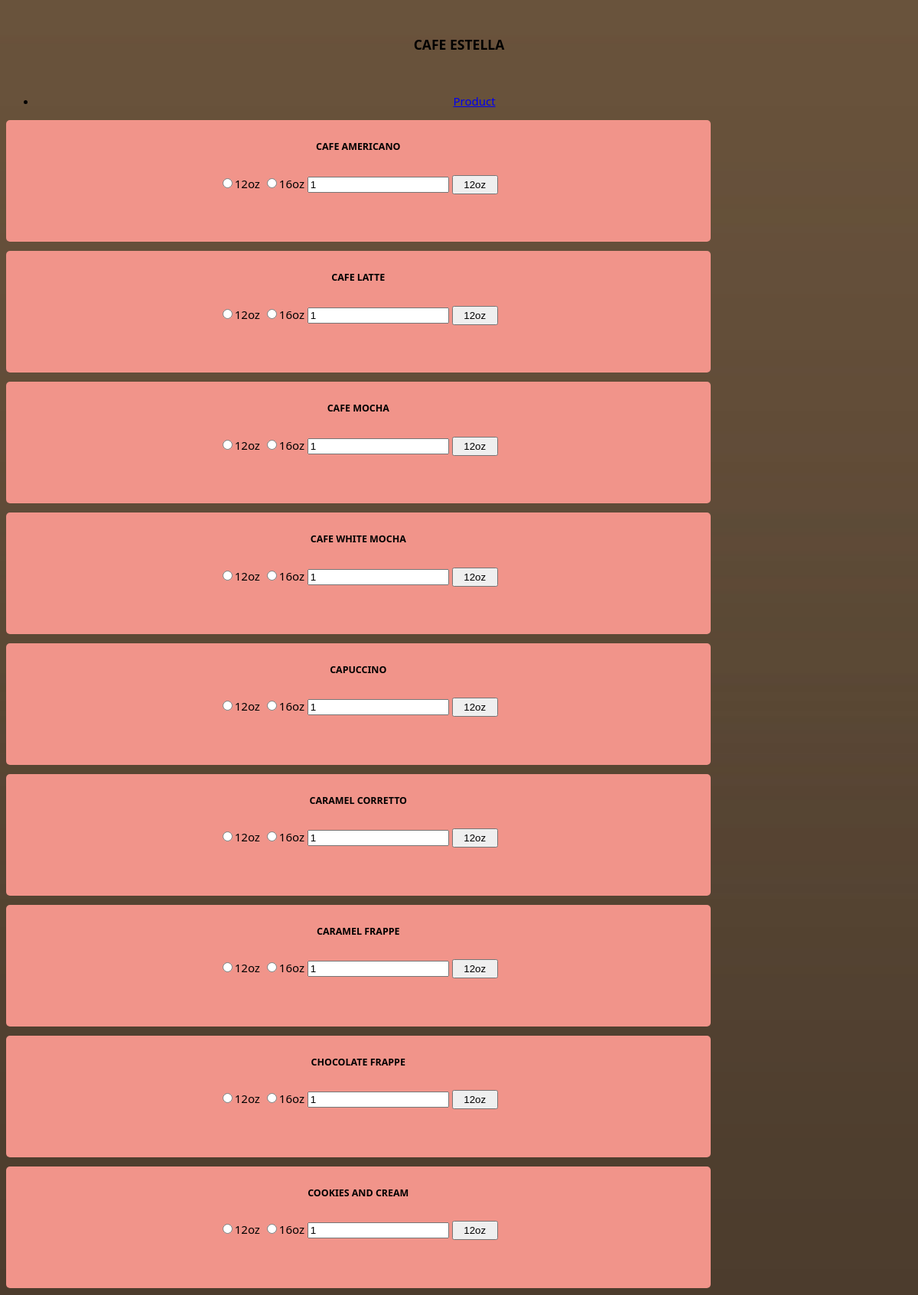
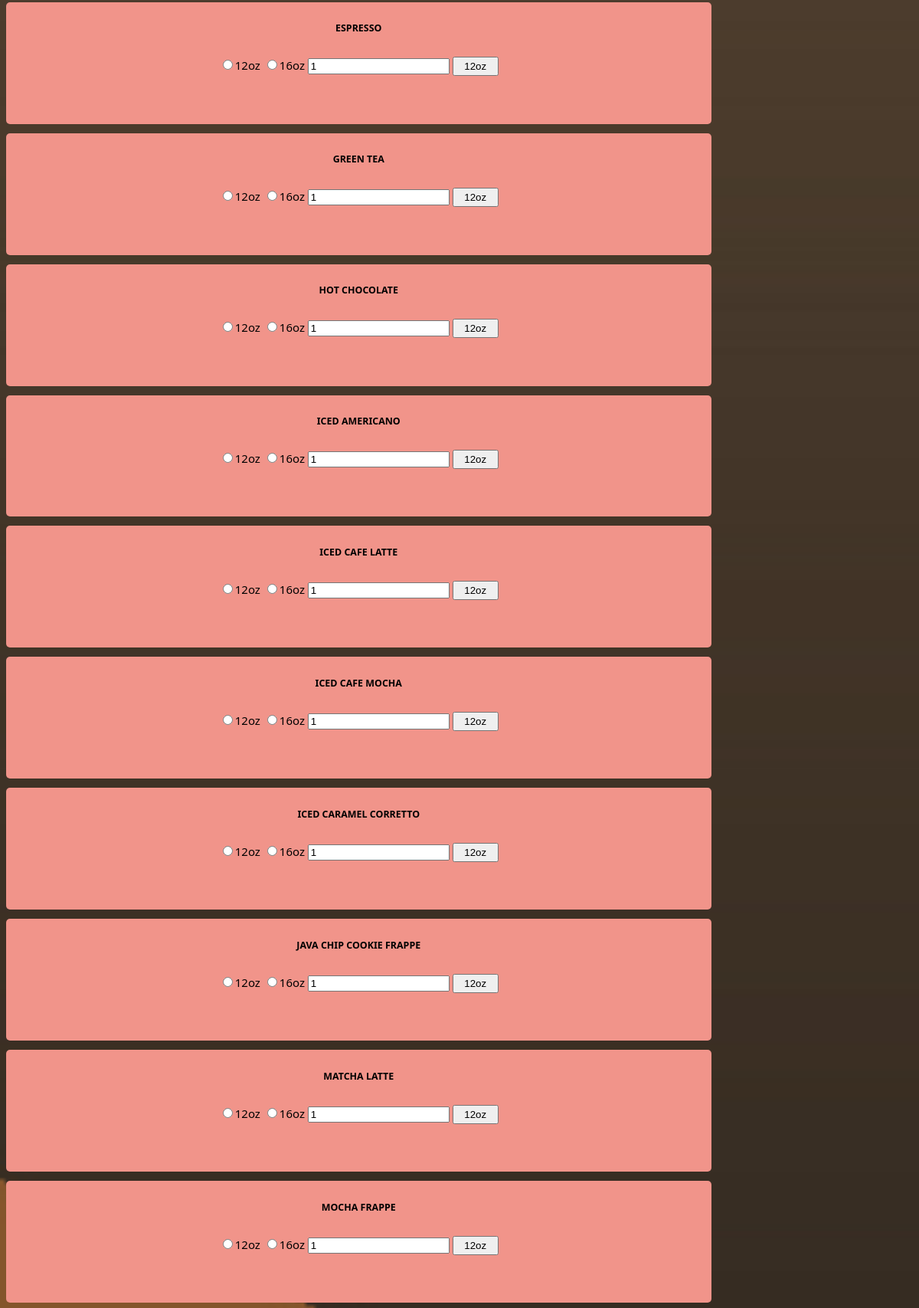
/images/Home3.php (upper part), run on the app's committed database (2 pictures, top to bottom).
### tables this page shows
CREATE TABLE `tbl_product` (
  `id` int(11) NOT NULL,
  `name` varchar(255) NOT NULL,
  `image` varchar(255) NOT NULL,
  `price` double(10,2) NOT NULL,
  `price2` double(10,2) NOT NULL
);

### images/Home3.php (the view, shortened to what this page needs)
<html>
    <head>
        <link rel="stylesheet" href="CSS.css" type="text/css" />
    </head>
    <?php
		$connect = mysqli_connect("localhost", "root", "", "test");
	?>
    <body>
        <br />
        <div class="container" style="width:100%;">
            <h3 align="center">CAFE ESTELLA</h3>
            <br />
            <ul class="nav nav-tabs">
                <li class="active">
                    <a data-toggle="tab" href="#products">Product</a>
                </li>
            </ul>
            <div class="tab-content">
                <div class="col-md-9">
                    <div id="products" class="tab-pane fade in active">
                        <?php
				$query = "SELECT * FROM tbl_product ORDER BY id ASC";
				$result = mysqli_query($connect, $query);
				while($row = mysqli_fetch_array($result))
				{
				?>
                            <div class="col-md-2 col-sm-2" style="margin-top:12px; margin-right:-30px;">
                                <div style="border:0px solid #000; background-color:#F1948A; border-radius:5px; padding:5px; height:19%; width:75%;" align="center">
                                    <h5 class="text-info"><b><?php echo $row["name"]; ?></b></h5>
                                    <input type="radio" name="size" value="12oz">12oz
									<input type="radio" name="size" value="16oz">16oz
                                    <input type="text" name="quantity" id="quantity<?php echo $row["id"]; ?>" class="form-control" value="1" />
                                    <input type="button" name="add_to_cart" id="<?php echo $row["id"]; ?>" style="margin-top:8px; padding:3px; width: 60px" class="btn btn-warning form-control add_to_cart" value="12oz" />
                                </div>
                            </div>
                        <?php
				}
				?>
                    </div>
                </div>
            </div>
        </div>
    </body>
</html>

### CSS.css (style rules this page uses)
body { background: url('../images/bg-login.jpg') no-repeat fixed; background-size: cover; font-family: Segoe UI, Helvetica, sans-serif; font-size:15px; text-align: center; }

### data on the page
tbl_product: name "CAFE AMERICANO", quantity "1", add_to_cart "12oz"
tbl_product: name "CAFE LATTE", add_to_cart "12oz"
tbl_product: name "CAFE MOCHA"
tbl_product: name "CAFE WHITE MOCHA"
tbl_product: name "CAPUCCINO"
tbl_product: name "CARAMEL CORRETTO"
tbl_product: name "CARAMEL FRAPPE"
tbl_product: name "CHOCOLATE FRAPPE"
tbl_product: name "COOKIES AND CREAM"
tbl_product: name "ESPRESSO"
tbl_product: name "GREEN TEA"
tbl_product: name "HOT CHOCOLATE", add_to_cart "12oz"
tbl_product: name "ICED AMERICANO"
tbl_product: name "ICED CAFE LATTE"
tbl_product: name "ICED CAFE MOCHA"
tbl_product: name "ICED CARAMEL CORRETTO"
tbl_product: name "JAVA CHIP COOKIE FRAPPE"
tbl_product: name "MATCHA LATTE"
tbl_product: name "MOCHA FRAPPE"
